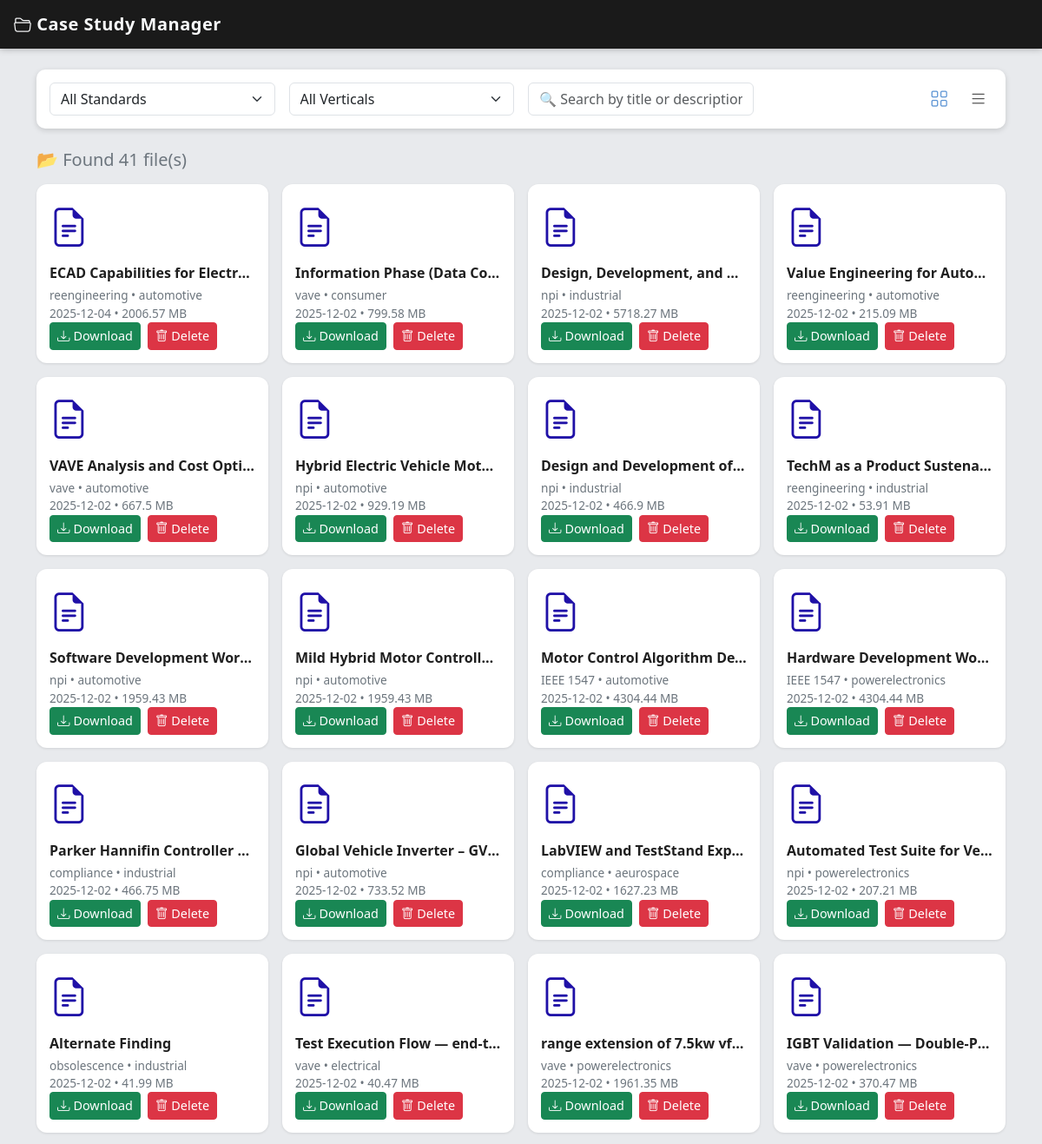
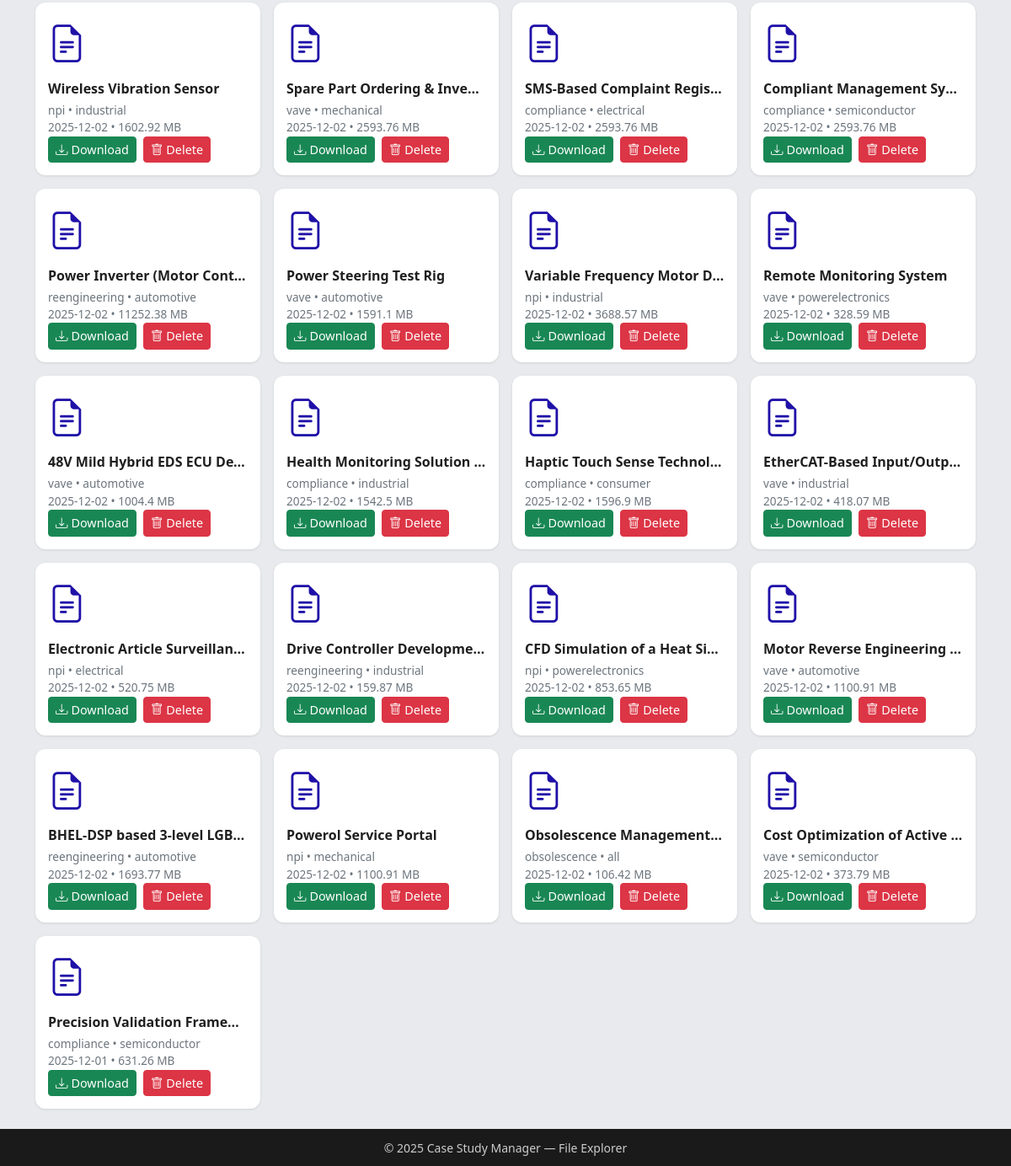
/case_search (signed in), run on the app's committed database (2 pictures, top to bottom).
### newapp.py (models this page shows)
class CaseStudy(db.Model):
    __tablename__ = 'case_studies'
    id = db.Column(db.Integer, primary_key=True)
    title = db.Column(db.String(200), nullable=False)
    description = db.Column(db.Text, nullable=False)
    standard = db.Column(db.String(100), nullable=True)
    vertical = db.Column(db.String(100), nullable=False)  # ← updated
    file_name = db.Column(db.String(255))
    file_path = db.Column(db.String(255))
    file_size = db.Column(db.Float)  # KB
    upload_date = db.Column(db.DateTime, default=datetime.utcnow)
    uploaded_by = db.Column(db.String(100))

### newapp.py (the view)
    @app.route('/case_search', methods=['GET', 'POST'])
    @login_required
    def case_search():
        keyword = request.values.get('keyword', '').strip()
        standard = request.values.get('standard', '').strip()
        vertical = request.values.get('vertical', '').strip()
        results = CaseStudy.query
        if keyword:
            results = results.filter(
                (CaseStudy.title.ilike(f"%{keyword}%")) |
                (CaseStudy.description.ilike(f"%{keyword}%"))
            )
        if standard:
            results = results.filter(CaseStudy.standard.ilike(f"%{standard}%"))
        if vertical:
            results = results.filter(CaseStudy.vertical.ilike(f"%{vertical}%"))
        results = results.order_by(CaseStudy.upload_date.desc()).all()
        return render_template('case_search.html',
                               results=results,
                               keyword=keyword,
                               standard=standard,
                               vertical=vertical,
                               year=datetime.now().year)

### templates/case_search.html (shortened to what this page needs)
<!DOCTYPE html>
<html lang="en">
<head>
  <link href="https://cdn.jsdelivr.net/npm/bootstrap@5.3.3/dist/css/bootstrap.min.css" rel="stylesheet" />
  <link href="https://cdn.jsdelivr.net/npm/bootstrap-icons@1.11.3/font/bootstrap-icons.css" rel="stylesheet" />
</head>
<body>
  <nav class="navbar navbar-expand-lg px-3">
    <a class="navbar-brand" href="{{ url_for('home') }}">
      <i class="bi bi-folder2-open"></i> Case Study Manager
    </a>
  </nav>
  <main class="container my-4">
    <div class="search-bar">
      <form id="searchForm" class="row g-3 align-items-center" autocomplete="off">
        <div class="col-md-3">
          <select id="standardFilter" class="form-select">
            <option value="">All Standards</option>
          </select>
        </div>
        <div class="col-md-3">
          <select id="verticalFilter" class="form-select">
            <option value="">All Verticals</option>
          </select>
        </div>
        <div class="col-md-3">
          <input id="searchInput" type="text" class="form-control" placeholder="🔍 Search by title or description">
        </div>
        <div class="col-md-3 view-toggle">
          <button type="button" id="gridView" class="active"><i class="bi bi-grid"></i></button>
          <button type="button" id="listView"><i class="bi bi-list"></i></button>
        </div>
      </form>
    </div>
    {% if results %}
      <h5 class="mt-4 mb-3 text-secondary" id="resultCount">📂 Found {{ results|length }} file(s)</h5>
      <div id="gridContainer" class="file-grid fade-in">
        {% for file in results %}
          <div class="file-card"
               data-title="{{ file.title|lower }}"
               data-description="{{ file.description|lower }}"
               data-standard="{{ file.standard|lower }}"
               data-vertical="{{ file.vertical|lower }}">
            <div class="file-icon"><i class="bi bi-file-earmark-text"></i></div>
            <div class="file-title">{{ file.title }}</div>
            <div class="file-meta">
              {{ file.standard or 'No Standard' }} • {{ file.vertical or 'Unknown' }}<br>
              {{ file.upload_date.strftime("%Y-%m-%d") }} • {{ file.file_size or '0' }} MB
            </div>
            <div class="file-actions">
              <a href="{{ url_for('case_download', case_study_id=file.id) }}" class="btn btn-success btn-sm btn-icon">
                <i class="bi bi-download"></i> Download
              </a>
              <form method="post" action="{{ url_for('case_delete', case_study_id=file.id) }}" class="d-inline"
                    onsubmit="return confirm('Delete this file?');">
                <button type="submit" class="btn btn-danger btn-sm btn-icon">
                  <i class="bi bi-trash"></i> Delete
                </button>
              </form>
            </div>
          </div>
        {% endfor %}
      </div>
    {% else %}
      <p class="text-center mt-4 text-muted">No files match your search.</p>
    {% endif %}
  </main>
  <footer class="text-center">
    <small>&copy; {{ year }} Case Study Manager — File Explorer</small>
  </footer>
</body>
</html>

### templates/case_search.html (style rules this page uses)
body { display: flex; flex-direction: column; min-height: 100vh; background: #e8eaed; font-family: "Segoe UI", sans-serif; color: #1f1f1f; }
.navbar { background-color: #1a1a1a; box-shadow: 0 0 8px rgba(0, 0, 0, 0.3); }
.navbar-brand { color: #f8f9fa !important; font-weight: 600; letter-spacing: 0.5px; }
main { flex: 1 0 auto; }
.search-bar { background: #fff; border-radius: 10px; padding: 15px; box-shadow: 0 2px 6px rgba(0, 0, 0, 0.15); }
.file-grid { display: grid; grid-template-columns: repeat(auto-fill, minmax(240px, 1fr)); grid-auto-rows: 1fr; gap: 1rem; margin-top: 1rem; }
.file-card { background: #fff; border-radius: 12px; padding: 15px; display: flex; flex-direction: column; height: 100%; box-shadow: 0 1px 3px rgba(0,0,0,0.1); transition: all 0.25s ease-in-out; }
.file-icon { font-size: 2.8rem; color: #1f10a7; }
.file-title { font-weight: 600; margin-top: 8px; font-size: 1rem; text-overflow: ellipsis; overflow: hidden; white-space: nowrap; }
.file-meta { font-size: 0.85rem; color: #6c757d; margin-top: 4px; }
.file-actions { margin-top: auto; display: flex; gap: 8px; }
.btn-icon { display: flex; align-items: center; gap: 4px; font-size: 0.9rem; }
.view-toggle { text-align: right; }
.view-toggle button { border: none; background: transparent; color: #555; font-size: 1.3rem; margin-left: 8px; transition: color 0.2s ease-in-out; }
.view-toggle button.active { color: #5c94d4; }
footer { background: #1a1a1a; color: #ccc; padding: 10px; margin-top: auto; }
.fade-in { animation: fadeIn 0.4s ease-in-out; }

### data on the page
CaseStudy: title "ECAD Capabilities for Electr…", standard "reengineering", vertical "automotive", upload_date "2025-12-04", file_size "2006.57"
CaseStudy: title "Information Phase (Data Co…", standard "vave", vertical "consumer", upload_date "2025-12-02", file_size "799.58"
CaseStudy: title "Design, Development, and…", standard "npi", vertical "industrial", upload_date "2025-12-02", file_size "5718.27"
CaseStudy: title "Value Engineering for Auto…", standard "reengineering", vertical "automotive", upload_date "2025-12-02", file_size "215.09"
CaseStudy: title "VAVE Analysis and Cost Opti…", standard "vave", vertical "automotive", upload_date "2025-12-02", file_size "667.5"
CaseStudy: title "Hybrid Electric Vehicle Mot…", standard "npi", vertical "automotive", upload_date "2025-12-02", file_size "929.19"
CaseStudy: title "Design and Development of…", standard "npi", vertical "industrial", upload_date "2025-12-02", file_size "466.9"
CaseStudy: title "TechM as a Product Sustena…", standard "reengineering", vertical "industrial", upload_date "2025-12-02", file_size "53.91"
CaseStudy: title "Software Development Wor…", standard "npi", vertical "automotive", upload_date "2025-12-02", file_size "1959.43"
CaseStudy: title "Mild Hybrid Motor Controll…", standard "npi", vertical "automotive", upload_date "2025-12-02", file_size "1959.43"
CaseStudy: title "Motor Control Algorithm De…", standard "IEEE 1547", vertical "automotive", upload_date "2025-12-02", file_size "4304.44"
CaseStudy: title "Hardware Development Wo…", standard "IEEE 1547", vertical "powerelectronics", upload_date "2025-12-02", file_size "4304.44"
CaseStudy: title "Parker Hannifin Controller…", standard "compliance", vertical "industrial", upload_date "2025-12-02", file_size "466.75"
CaseStudy: title "Global Vehicle Inverter – GV…", standard "npi", vertical "automotive", upload_date "2025-12-02", file_size "733.52"
CaseStudy: title "LabVIEW and TestStand Exp…", standard "compliance", vertical "aeurospace", upload_date "2025-12-02", file_size "1627.23"
CaseStudy: title "Automated Test Suite for Ve…", standard "npi", vertical "powerelectronics", upload_date "2025-12-02", file_size "207.21"
CaseStudy: title "Alternate Finding", standard "obsolescence", vertical "industrial", upload_date "2025-12-02", file_size "41.99"
CaseStudy: title "Test Execution Flow — end-t…", standard "vave", vertical "electrical", upload_date "2025-12-02", file_size "40.47"
CaseStudy: title "range extension of 7.5kw vf…", standard "vave", vertical "powerelectronics", upload_date "2025-12-02", file_size "1961.35"
CaseStudy: title "IGBT Validation — Double-P…", standard "vave", vertical "powerelectronics", upload_date "2025-12-02", file_size "370.47"
CaseStudy: title "Wireless Vibration Sensor", standard "npi", vertical "industrial", upload_date "2025-12-02", file_size "1602.92"
CaseStudy: title "Spare Part Ordering & Inve…", standard "vave", vertical "mechanical", upload_date "2025-12-02", file_size "2593.76"
CaseStudy: title "SMS-Based Complaint Regis…", standard "compliance", vertical "electrical", upload_date "2025-12-02", file_size "2593.76"
CaseStudy: title "Compliant Management Sy…", standard "compliance", vertical "semiconductor", upload_date "2025-12-02", file_size "2593.76"
CaseStudy: title "Power Inverter (Motor Cont…", standard "reengineering", vertical "automotive", upload_date "2025-12-02", file_size "11252.38"
CaseStudy: title "Power Steering Test Rig", standard "vave", vertical "automotive", upload_date "2025-12-02", file_size "1591.1"
CaseStudy: title "Variable Frequency Motor D…", standard "npi", vertical "industrial", upload_date "2025-12-02", file_size "3688.57"
CaseStudy: title "Remote Monitoring System", standard "vave", vertical "powerelectronics", upload_date "2025-12-02", file_size "328.59"
CaseStudy: title "48V Mild Hybrid EDS ECU De…", standard "vave", vertical "automotive", upload_date "2025-12-02", file_size "1004.4"
CaseStudy: title "Health Monitoring Solution…", standard "compliance", vertical "industrial", upload_date "2025-12-02", file_size "1542.5"
CaseStudy: title "Haptic Touch Sense Technol…", standard "compliance", vertical "consumer", upload_date "2025-12-02", file_size "1596.9"
CaseStudy: title "EtherCAT-Based Input/Outp…", standard "vave", vertical "industrial", upload_date "2025-12-02", file_size "418.07"
CaseStudy: title "Electronic Article Surveillan…", standard "npi", vertical "electrical", upload_date "2025-12-02", file_size "520.75"
CaseStudy: title "Drive Controller Developme…", standard "reengineering", vertical "industrial", upload_date "2025-12-02", file_size "159.87"
CaseStudy: title "CFD Simulation of a Heat Si…", standard "npi", vertical "powerelectronics", upload_date "2025-12-02", file_size "853.65"
CaseStudy: title "Motor Reverse Engineering…", standard "vave", vertical "automotive", upload_date "2025-12-02", file_size "1100.91"
CaseStudy: title "BHEL-DSP based 3-level LGB…", standard "reengineering", vertical "automotive", upload_date "2025-12-02", file_size "1693.77"
CaseStudy: title "Powerol Service Portal", standard "npi", vertical "mechanical", upload_date "2025-12-02", file_size "1100.91"
CaseStudy: title "Obsolescence Management…", standard "obsolescence", vertical "all", upload_date "2025-12-02", file_size "106.42"
CaseStudy: title "Cost Optimization of Active…", standard "vave", vertical "semiconductor", upload_date "2025-12-02", file_size "373.79"
CaseStudy: title "Precision Validation Frame…", standard "compliance", vertical "semiconductor", upload_date "2025-12-01", file_size "631.26"

### other printed values
{{ results|length }} "41"
